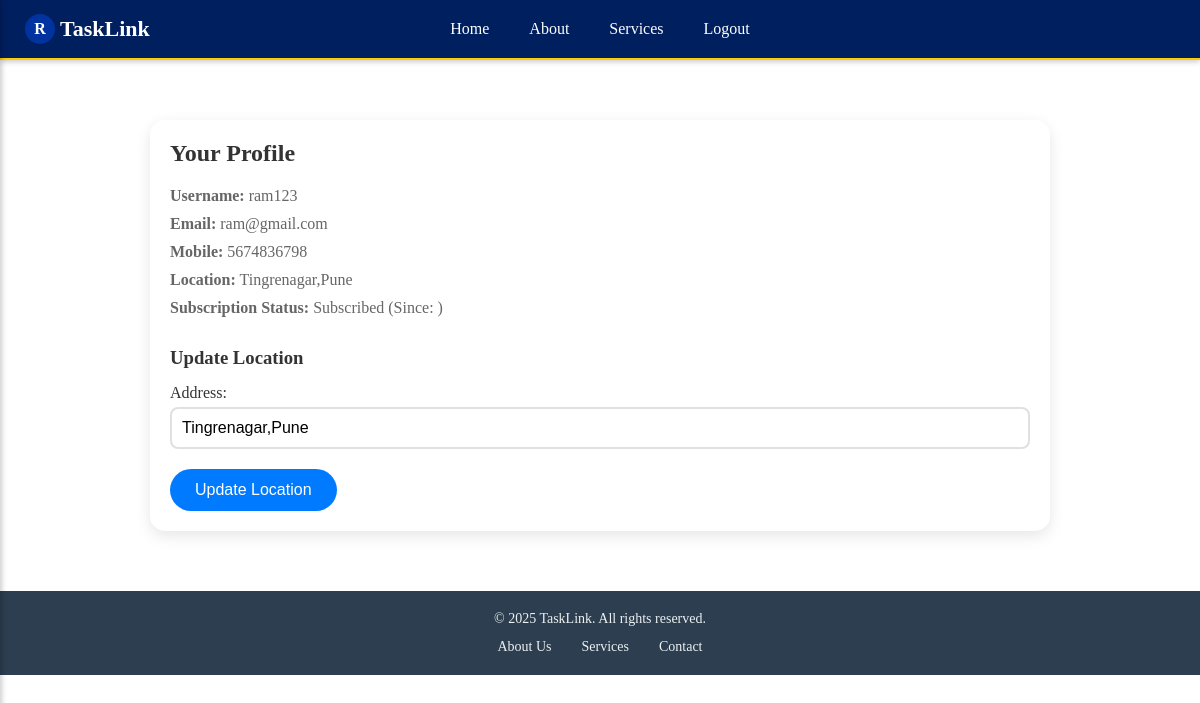
Screenshot of /profile/ (signed in) with the database file from the repository.
### MyApp/models.py (models this page shows)
class CustomUser(AbstractUser):
    email = models.EmailField(unique=True)
    mobile_number = models.CharField(max_length=15, blank=True, null=True)
    otp = models.CharField(max_length=6, blank=True, null=True)
    is_otp_verified = models.BooleanField(default=False)
    is_worker = models.BooleanField(default=False)
    worker_type = models.CharField(max_length=100, blank=True, null=True)
    experience = models.PositiveIntegerField(blank=True, null=True)
    location = models.CharField(max_length=255, blank=True, null=True)
    is_subscribed = models.BooleanField(default=False)
    subscription_date = models.DateTimeField(blank=True, null=True)

### MyApp/views.py (the view, shortened to what this page needs)
# urls.py: path('profile/', views.profile, name='profile'),
@login_required
def profile(request):
    subscription_date = request.user.subscription_date if request.user.is_subscribed else None
    context = {
        'subscription_date': subscription_date,
    }
    return render(request, 'profile.html', context)

### MyApp/templates/profile.html (shortened to what this page needs)
{% extends 'Navbar.html' %}
{% block content %}
<div class="profile-container">
    <h2>Your Profile</h2>
    <p><strong>Username:</strong> {{ request.user.username }}</p>
    <p><strong>Email:</strong> {{ request.user.email }}</p>
    <p><strong>Mobile:</strong> {{ request.user.mobile_number }}</p>
    <p><strong>Location:</strong> {{ request.user.location|default:"Not set" }}</p>
    <p><strong>Subscription Status:</strong> {% if request.user.is_subscribed %}Subscribed (Since: {{ subscription_date|date:"F d, Y" }}) {% else %}Not Subscribed{% endif %}</p>
    <h3>Update Location</h3>
    <form method="POST">
        <div class="form-group">
            <label for="location">Address:</label>
            <input type="text" id="location" name="location" value="{{ request.user.location|default:'' }}" required>
        </div>
        <button type="submit" class="update-btn">Update Location</button>
    </form>
</div>
{% endblock %}

### MyApp/templates/Navbar.html (shortened to what this page needs)
<!DOCTYPE html>
<html lang="en">
<head>
    {% load static %}
    <link rel="stylesheet" href="{% static 'css/styles.css' %}">
    <link rel="stylesheet" href="{% static 'css/home.css' %}">
    <link rel="stylesheet" href="{% static 'css/footer.css' %}">
    <link rel="stylesheet" href="{% static 'css/navbar.css' %}">
    <link rel="stylesheet" href="{% static 'css/about.css' %}">
    <link rel="stylesheet" href="{% static 'css/profile.css' %}">
    <link rel="stylesheet" href="{% static 'css/registration.css' %}">
    <link rel="stylesheet" href="{% static 'css/verify_otp.css' %}">
    <link rel="stylesheet" href="{% static 'css/services.css' %}">
    <link rel="stylesheet" href="{% static 'css/worker_profile.css' %}">
    <link rel="stylesheet" href="https://cdnjs.cloudflare.com/ajax/libs/font-awesome/6.0.0-beta3/css/all.min.css">
</head>
<body class="page-body">
    <div class="site-wrapper">
        <nav id="main-navbar">
            <div class="navbar-container">
                <div class="navbar-left">
                    {% if request.user.is_authenticated %}
                    <a href="{% url 'profile' %}" class="profile-icon">{{ request.user.username|first|upper }}</a>
                    {% endif %}
                    <div class="navbar-logo">
                        <a href="{% url 'home' %}" class="logo-link">TaskLink</a>
                    </div>
                </div>
                <div class="navbar-center">
                    <ul class="navbar-links">
                        <li class="nav-item"><a href="{% url 'home' %}" class="nav-link">Home</a></li>
                        <li class="nav-item"><a href="{% url 'about' %}" class="nav-link">About</a></li>
                        <li class="nav-item"><a href="{% url 'services' %}" class="nav-link">Services</a></li>
                        {% if request.user.is_authenticated %}
                            <li class="nav-item"><a href="{% url 'logout' %}" class="nav-link">Logout</a></li>
                        {% else %}
                            <li class="nav-item"><a href="{% url 'login' %}" class="nav-link">Login</a></li>
                        {% endif %}
                    </ul>
                </div>
                <div class="navbar-right">
                </div>
            </div>
        </nav>
        <div class="main-content">
            {% block content %}
            {% endblock %}
        </div>
        <footer id="tasklink-footer">
            <div class="footer-container">
                <p class="footer-copyright">© 2025 TaskLink. All rights reserved.</p>
                <ul class="footer-nav">
                    <li class="footer-nav-item"><a href="{% url 'about' %}" class="footer-nav-link">About Us</a></li>
                    <li class="footer-nav-item"><a href="{% url 'services' %}" class="footer-nav-link">Services</a></li>
                    <li class="footer-nav-item"><a href="#" class="footer-nav-link">Contact</a></li>
                </ul>
            </div>
        </footer>
    </div>
</body>
</html>

### MyApp/static/CSS/footer.css (style rules this page uses)
#tasklink-footer { background-color: #2c3e50; padding: 20px; color: #ecf0f1; text-align: center; }
.footer-container { max-width: 1200px; margin: 0 auto; }
.footer-copyright { font-size: 14px; margin-bottom: 10px; }
.footer-nav { list-style: none; padding: 0; display: flex; justify-content: center; flex-wrap: wrap; }
.footer-nav-item { margin: 0 15px; }
.footer-nav-link { color: #ecf0f1; text-decoration: none; font-size: 14px; transition: color 0.3s; }

### MyApp/static/CSS/navbar.css (style rules this page uses)
#main-navbar { background-color: #001f5f; padding: 0 20px; display: flex; justify-content: center; align-items: center; box-shadow: 0 2px 5px rgba(0, 0, 0, 0.2); position: relative; border-bottom: 2px solid #ffcc00; height: 60px; }
.navbar-container { display: flex; justify-content: space-between; align-items: center; width: 100%; height: 100%; max-width: 1200px; }
.navbar-left { display: flex; align-items: center; height: 100%; margin-left: 5px; width: 20%; }
.profile-icon { display: flex; align-items: center; justify-content: center; padding: 0; width: 30px; height: 30px; border-radius: 50%; background-color: #0033a0; color: white; text-decoration: none; font-weight: bold; margin-right: 5px; }
.navbar-logo { display: flex; align-items: center; height: 100%; }
.navbar-logo .logo-link { color: #ffffff; font-size: 22px; font-weight: bold; text-decoration: none; display: flex; align-items: center; height: 100%; }
.navbar-center { display: flex; align-items: center; height: 100%; justify-content: center; width: 60%; position: absolute; left: 50%; transform: translateX(-50%); }
.navbar-links { list-style: none; margin: 0; padding: 0; display: flex; justify-content: center; height: 100%; }
.nav-item { margin: 0 10px; height: 100%; display: flex; align-items: center; }
.nav-link { color: #ffffff; text-decoration: none; font-size: 16px; padding: 0 10px; height: 100%; display: flex; align-items: center; transition: background-color 0.3s; }
.navbar-right { display: flex; align-items: center; height: 100%; justify-content: flex-end; width: 20%; }

### MyApp/static/CSS/profile.css (style rules this page uses)
.profile-container { max-width: 600px; margin: 40px auto; padding: 20px; background: #fff; border-radius: 15px; box-shadow: 0 5px 15px rgba(0,0,0,0.1); }
.profile-container h2 { color: #333; margin-bottom: 20px; }
.profile-container p { margin: 10px 0; color: #666; }
.profile-container h3 { color: #333; margin-top: 30px; margin-bottom: 15px; }
.form-group { margin-bottom: 20px; }
.form-group label { display: block; color: #333; margin-bottom: 5px; }
.form-group input { width: 100%; padding: 10px; border: 2px solid #e0e0e0; border-radius: 8px; font-size: 16px; }
.update-btn { padding: 12px 25px; background: #007bff; color: white; border: none; border-radius: 25px; cursor: pointer; font-size: 16px; transition: background 0.3s ease; }

### MyApp/static/CSS/registration.css (style rules this page uses)
.main-content { padding: 20px; flex: 1; }

### MyApp/static/CSS/verify_otp.css (style rules this page uses)
* { margin: 0; padding: 0; box-sizing: border-box; }

### MyApp/static/CSS/worker_profile.css (style rules this page uses)
.profile-container { max-width: 900px; margin: 40px auto; padding: 20px; background: #fff; border-radius: 15px; box-shadow: 0 5px 15px rgba(0,0,0,0.1); }

### rows the page displays
CustomUser: user.username|first "R", user.username "ram123", user.email "ram@gmail.com", user.mobile_number "5674836798", user.location "Tingrenagar,Pune", location "Tingrenagar,Pune"
